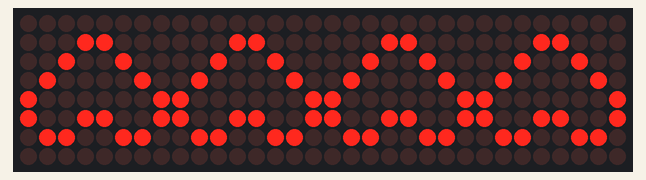
Simulated run of this sketch. Board: Arduino Uno, built with avr-gcc and run on an emulated ATmega328P. On the bench: 32×8 LED matrix. Wiring (inferred from the names in the program): 4 × MAX7219 LED driver (orientation assumed): data pin 12; clock pin 10; CS pin 11.

Above: at 0.1 s.

The sketch:

test01_heart.ino
```cpp
#define DOT_DIN   12
#define DOT_CS    11
#define DOT_SCK   10

#define KEY_A     6
#define KEY_B     5
#define KEY_C     4
#define KEY_D     3

int count = 0;
void putByte( byte data ) {
  byte i = 8;
  byte mask;
  while( i > 0 ) {
    mask = 0x01 << ( i - 1 );
    digitalWrite( DOT_SCK, LOW );
    if( data & mask ){
      digitalWrite( DOT_DIN, HIGH );
    }else{
      digitalWrite( DOT_DIN, LOW );
    }
    digitalWrite( DOT_SCK, HIGH );
    --i;
  }
}
void maxAll( byte reg, byte col ) {
  int c = 0;
  digitalWrite( DOT_CS, LOW );
  for( c = 1; c <= 4; c++ ) {
    putByte( reg );
    putByte( col );
  }
  digitalWrite( DOT_CS, LOW );
  digitalWrite( DOT_CS,HIGH );
}
void setup() {
  pinMode( DOT_DIN, OUTPUT );
  pinMode( DOT_SCK,  OUTPUT );
  pinMode( DOT_CS,   OUTPUT );
  digitalWrite( 13, HIGH );
  maxAll( 0x0b, 0x07 );
  maxAll( 0x09, 0x00 );
  maxAll( 0x0c, 0x01 );
  maxAll( 0x0f, 0x00 );
  for( count = 1; count <= 8; count++ ) {
    maxAll( count,0 );
  }
  maxAll( 0x0a, 0x01 & 0x01 );
  heart();
}
void loop( ) {

}


// ハート
void heart(){
  maxAll( 8, 0b00000000 );
  maxAll( 7, 0b01100110 );
  maxAll( 6, 0b10011001 );
  maxAll( 5, 0b10000001 );
  maxAll( 4, 0b01000010 );
  maxAll( 3, 0b00100100 );
  maxAll( 2, 0b00011000 );
  maxAll( 1, 0b00000000 );
}
```
